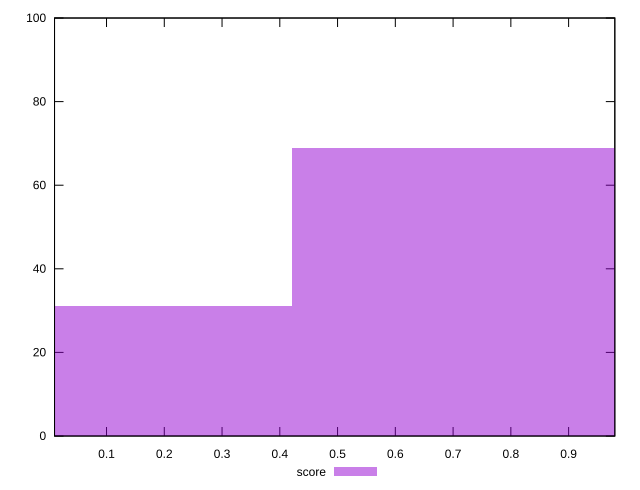

This figure's gnuplot source:
reset

$score <<EOF
0 31
0.8412865918788827 69
EOF

set key outside below
set boxwidth 0.8412865918788827
set xrange [0.01:0.98]
set yrange [0:100]
set trange [0:100]
set style fill transparent solid 0.5 noborder
set terminal svg size 640, 490 enhanced background rgb 'white'
set output "reports/report_00028_2021-02-24T12-49-42.674Z/largest-contentful-paint/samples/card/score/histogram.svg"

plot $score title "score" with boxes

reset
